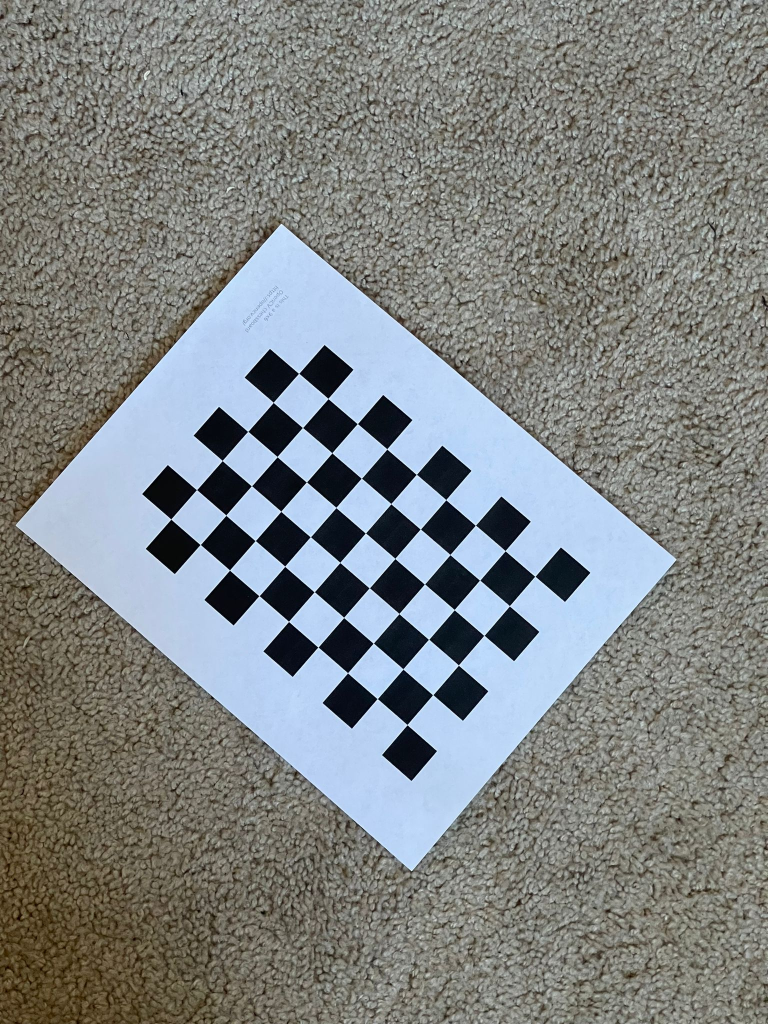
#> input picture monocular-odometry/images/1.jpeg, 1536 x 2048 px (shown at 1/2 size); its folder holds 4 pictures in this run
$ python lab4_cal.py
#> lines starting #> are read from the running program, lines starting #| are printed output that depends on the picture
#!/usr/lib/bin/env/ python

# References
# https://docs.opencv.org/4.x/dc/dbb/tutorial_py_calibration.html
# https://stackoverflow.com/questions/6773584/how-are-glob-globs-return-values-ordered

import cv2
import numpy as np
import glob
import rospy
import os

IMAGES_PATH = os.path.dirname(__file__) + "/../images/"
# print(images_path)

rospy.init_node("lab4_cal", anonymous=True)
#> (this line was passed over: rospy is not available in this run)
# print(sorted(glob.glob(images_path + "*.jpeg"), key=os.path.getmtime))

images = [
    cv2.resize(cv2.imread(file_name), (0, 0), fx=0.5, fy=0.5)
    for file_name in glob.glob(IMAGES_PATH + "*.jpeg")
]
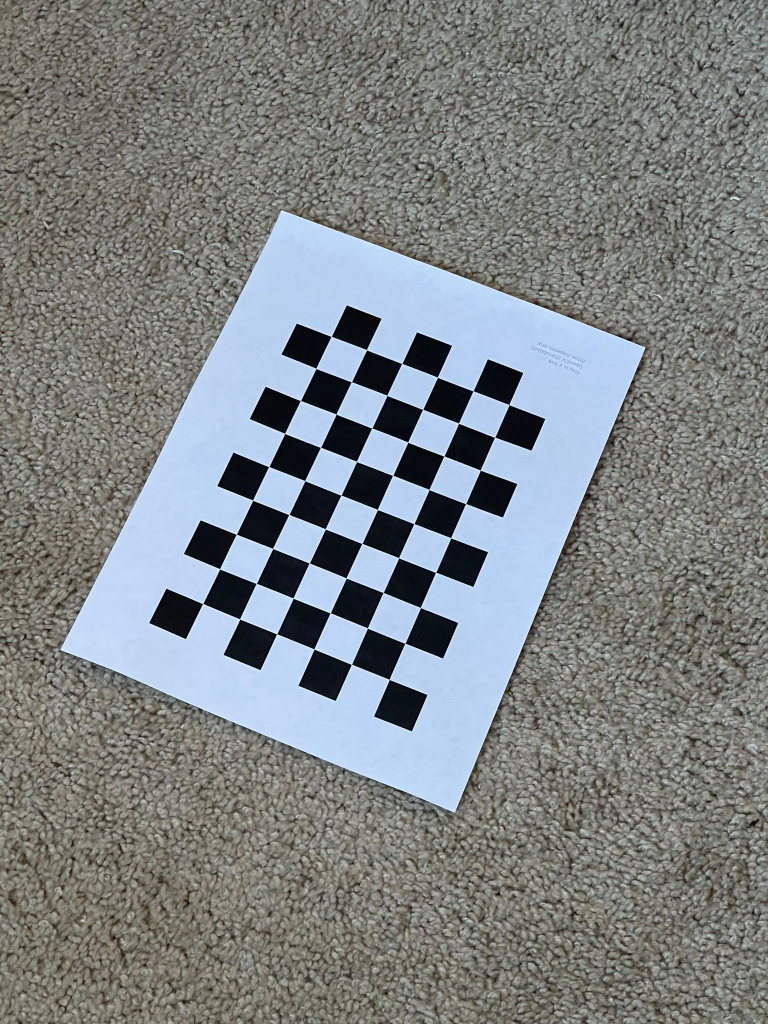
#> input picture monocular-odometry/images/10.jpeg, 1536 x 2048 px (shown at 1/2 size)
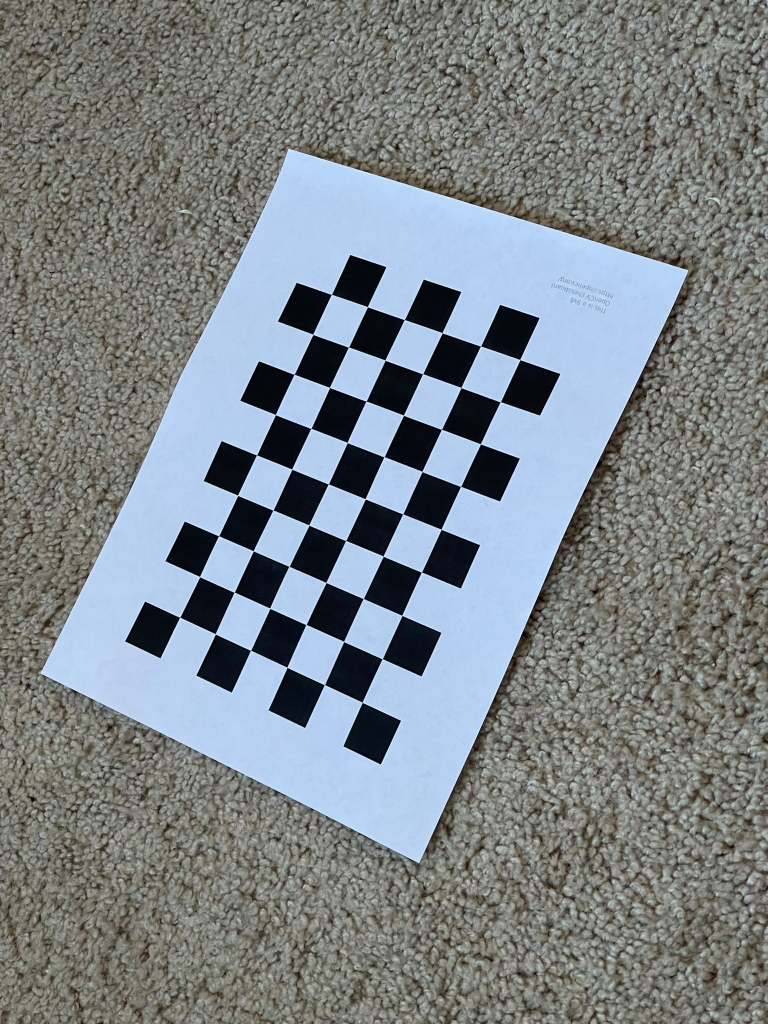
#> input picture monocular-odometry/images/11.jpeg, 1536 x 2048 px (shown at 1/2 size)
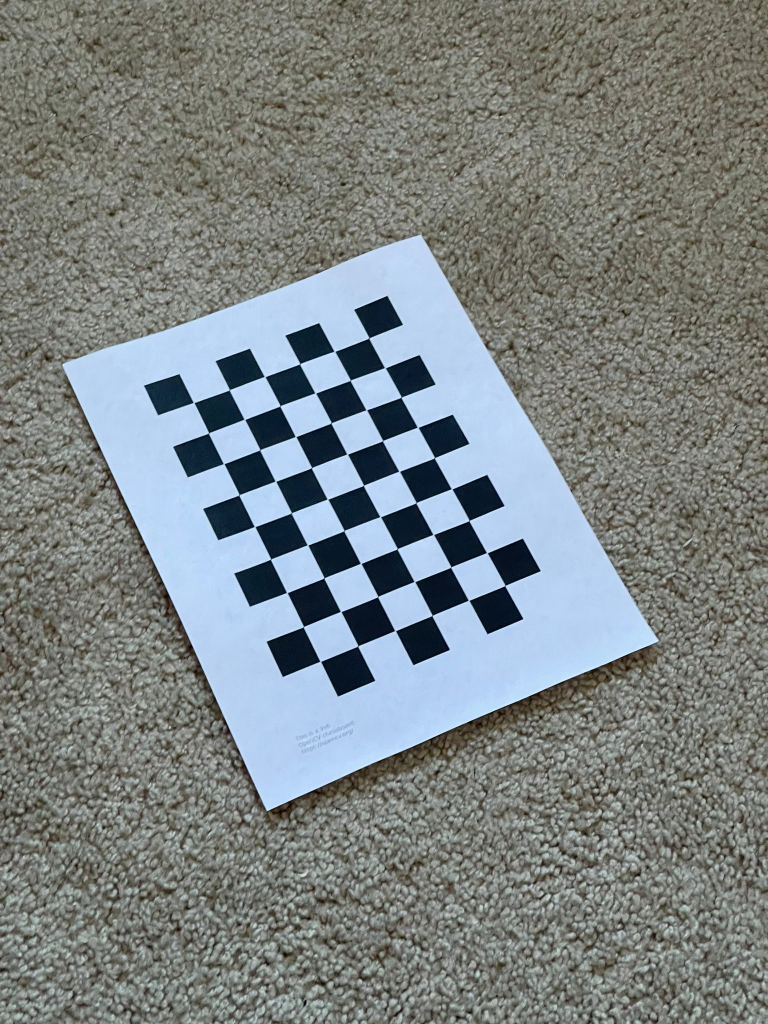
#> input picture monocular-odometry/images/12.jpeg, 1536 x 2048 px (shown at 1/2 size)
#> images = 4 items

input_image_shape = images[0].shape  # (1024, 768, 3)
#> input_image_shape = (1024, 768, 3)

row_corners = 6
col_corners = 9

# object points
object_points = np.zeros((row_corners * col_corners, 3), np.float32)
object_points[:, 0:2] = np.mgrid[0:col_corners, 0:row_corners].T.reshape(-1, 2)

# print(np.mgrid[0:col_corners, 0:row_corners].T.shape) = (6, 9, 2)
# print(np.mgrid[0:col_corners, 0:row_corners].shape) = (2, 9, 6)
# print(np.mgrid[0:col_corners, 0:row_corners].T.reshape(-1, 2).shape) = (54, 2)

object_points_list = []  # 3D points
image_points_list = []  # 2D points

for image in images:
    # convert image to grayscale
    gray_img = cv2.cvtColor(image, cv2.COLOR_BGR2GRAY)

    # find the position of the internal corners of the chessboard
    retval, corners = cv2.findChessboardCorners(gray_img, (col_corners, row_corners))

    # If corners are found, add 3D and 2D points
    if retval == True:
        object_points_list.append(object_points)
        image_points_list.append(corners)
#> this loop made 4 passes
#> pass 1, `gray_img = cv2.cvtColor(image, cv2.COLOR_BGR2GRAY)`:
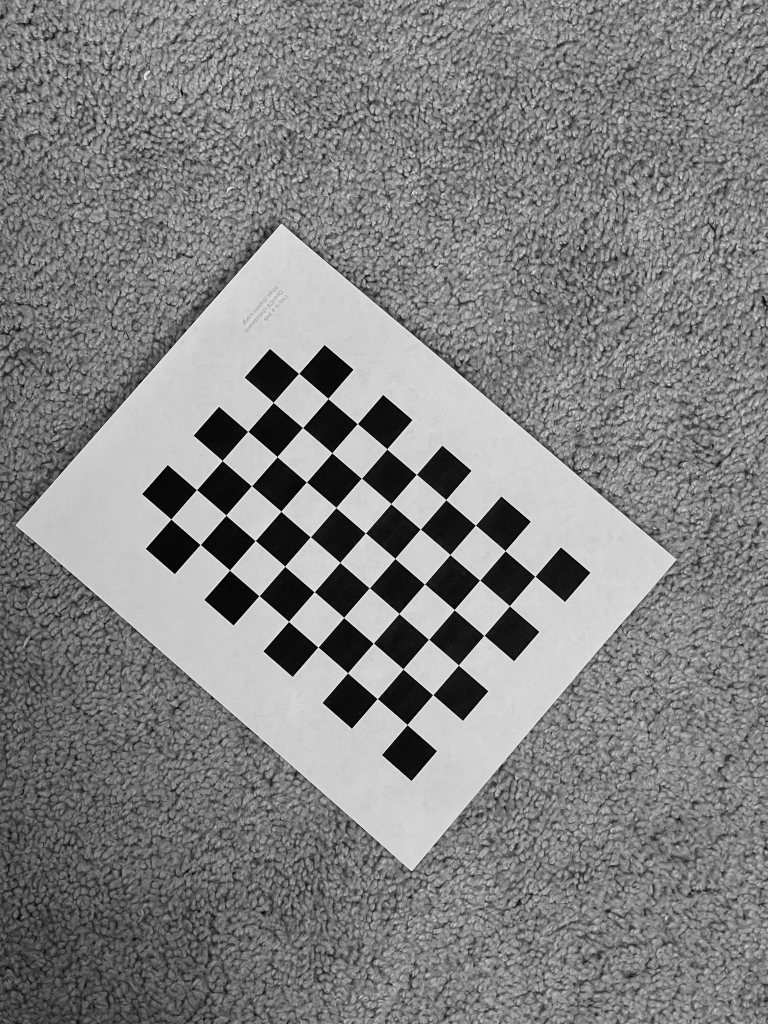
#> gray_img: shape (1024, 768); min 1, max 250, mean 130.3
#> after the loop:
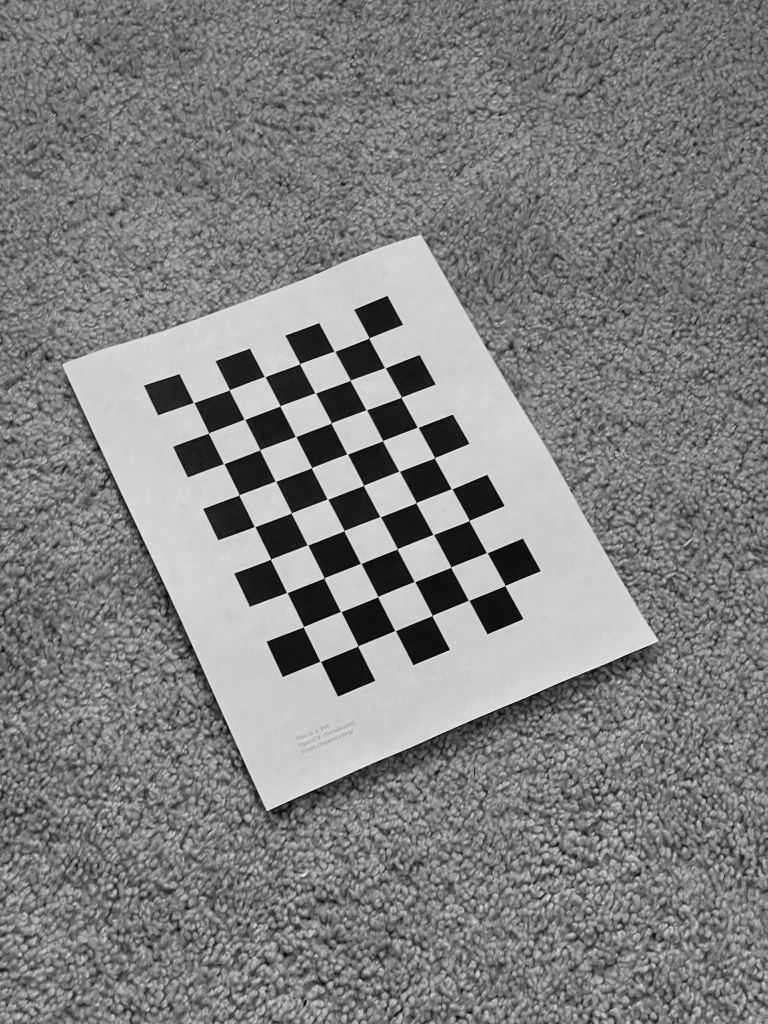
#> gray_img: shape (1024, 768); min 2, max 236, mean 129.3
#> after the loop, image_points_list = 4 items; object_points_list = 4 items


_, matrix, _, _, _ = cv2.calibrateCamera(
    object_points_list,
    image_points_list,
    (input_image_shape[0], input_image_shape[1]),
    None,
    None,
)
#> matrix = [[1909.6, 0, 442.9], [0, 1902.3, 487.7], [0, 0, 1]]

print("----------------------------------------------------------")
print("Intrinsic Parameters : \n", matrix)
#| Intrinsic Parameters :
#|  [[1.90962773e+03 0.00000000e+00 4.42859887e+02]
#|  [0.00000000e+00 1.90233332e+03 4.87721266e+02]
#|  [0.00000000e+00 0.00000000e+00 1.00000000e+00]]
print("----------------------------------------------------------")
# print(matrix.shape) = (3, 3)
